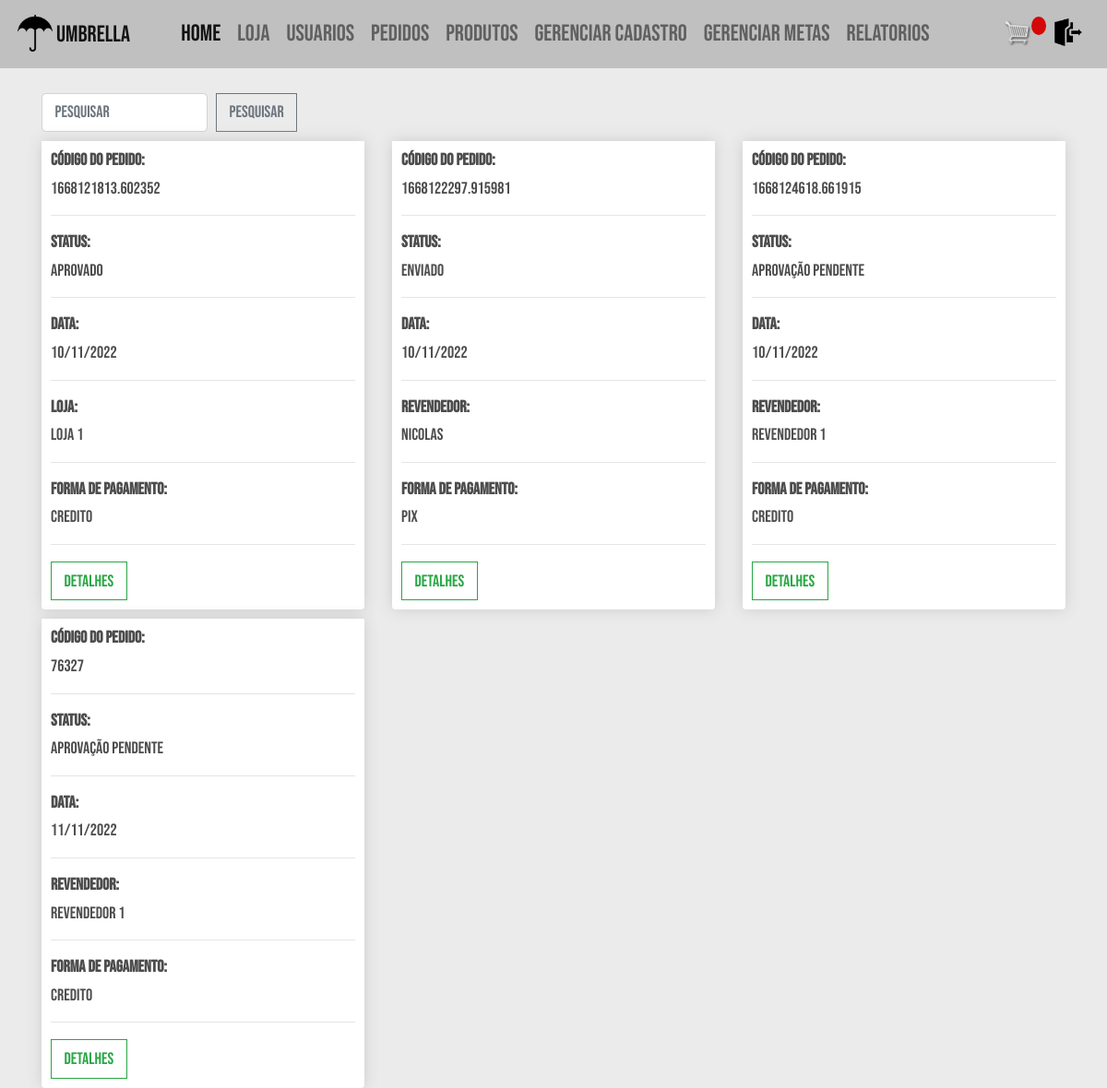
/pedidos/ (signed in), run on an earlier commit of the app's database.
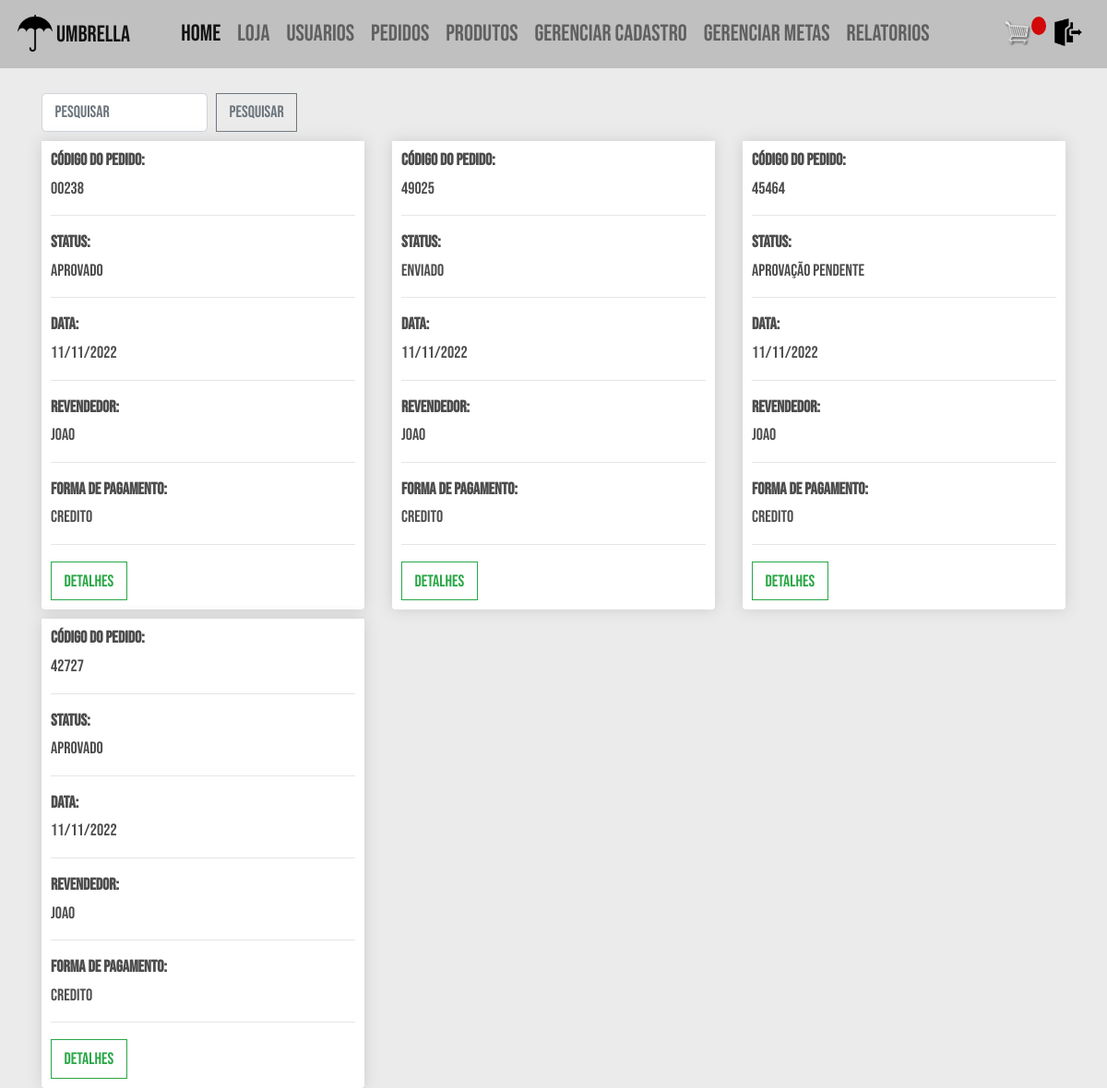
And on a later commit of the database.
### vendas/models.py (models this page shows, shortened)
class Pedido(models.Model):
    cod_pedido = models.CharField(
        _("código do pedido"), max_length=100, null=True)
    APROV_PEND = "aprovacao_pendente"
    APROVADO = "aprovado"
    ENVIADO = "enviado"
    FINALIZADO = "finalizado"
    opcoes_status = [
        (APROV_PEND, "Aprovação pendente"),
        (APROVADO, "Aprovado"),
        (ENVIADO, "Enviado"),
        (FINALIZADO, "Finalizado"),
    ]
    status = models.CharField(choices=opcoes_status,
                              max_length=50, null=True, blank=True)
    completo = models.BooleanField(default=False)
    data = models.DateTimeField(
        _("data do pedido"), default=timezone.now, null=True, blank=True)
    subtotal = models.FloatField(
        _("valor pré-desconto do pedido"), null=True, blank=True)
    total = models.FloatField(
        _("valor total do pedido"), null=True, blank=True)
    CREDITO = "credito"
    DEBITO = "debito"
    PIX = "pix"
    BOLETO = "boleto"
    opcoes_pagamento = [
        (CREDITO, "Credito"),
        (DEBITO, "Debito"),
        (PIX, "Pix"),
        (BOLETO, "Boleto"),
    ]
    metodo_de_pagamento = models.CharField(
        choices=opcoes_pagamento, max_length=200, null=True, blank=True)
    franquia = models.ForeignKey(Franquia, verbose_name=_(
        "franquia"), on_delete=models.SET_NULL, null=True, blank=True)
    loja = models.ForeignKey(Loja, verbose_name=_(
        "loja"), on_delete=models.SET_NULL, null=True, blank=True)
    revendedor = models.ForeignKey(Revendedor, verbose_name=_(
        "revendedor"), on_delete=models.SET_NULL, null=True, blank=True)

class Loja(models.Model):
    user = models.OneToOneField(User, on_delete=models.CASCADE)
    razaosocial = models.CharField(
        _("razão social"), max_length=150, blank=True)
    cnpj = models.IntegerField(_("cnpj"), unique=True, blank=True)
    endereco = models.CharField(_("endereço"), max_length=200, blank=True)
    franquia = models.ForeignKey(Franquia, verbose_name=_(
        "franquia"), on_delete=models.SET_NULL, null=True, blank=True)
    def __str__(self):
        return self.razaosocial

class Revendedor(models.Model):
    user = models.OneToOneField(
        User, on_delete=models.CASCADE)
    nome = models.CharField(_("Nome"), max_length=100, blank=True)
    cpf = models.IntegerField(_("Cpf"), blank=True)
    telefone = models.CharField(_("Telefone"), max_length=15, blank=True)
    cep = models.CharField(_("CEP"), max_length=15, blank=True)
    endereco = models.CharField(_("Endereço"), max_length=200, blank=True)
    datanasc = models.DateField(
        _("Data de nascimento"), auto_now=False, auto_now_add=False, blank=True)
    supervisor = models.ForeignKey(Supervisor, verbose_name=_(
        "supervisor"), on_delete=models.SET_NULL, null=True, blank=True)
    """ data_ingressao = models.DateTimeField(
        _("Data de ingressão"), auto_now_add=True, blank=True) """
    meta = models.ForeignKey(
        Meta, on_delete=models.SET_NULL, null=True, blank=True)
    is_aprovado = models.BooleanField(_('Aprovado'), default=False)
    class Meta:
        verbose_name = "Revendedor"
        verbose_name_plural = "Revendedores"
    def __str__(self):
        return self.nome

### vendas/views.py (the view)
# urls.py: path('pedidos/', views.lista_pedidos, name='pedidos'),
@login_required
@user_passes_test(supervisor_franquia_check)
def lista_pedidos(request):
    pedidos = Pedido.objects.all().exclude(completo=False)
    return render(request, "vendas/pedidos.html", {'pedidos': pedidos})

### users/models.py (called while the page is built)
    def __str__(self):
        return self.email

### vendas/views.py (called while the page is built)
def supervisor_franquia_check(user):
    if user.type == 'SUPERVISOR' or user.type == 'FRANQUIA':
        return True
    else:
        return False

### vendas/templates/vendas/pedidos.html
{% extends 'vendas/base.html' %}
{% load static %}
{% block content %}
	  <form class="form-inline" action="{% url 'pesquisa_pedidos' %}" method="get">
		<input class="form-control mr-sm-2" name="q" type="search" placeholder="Pesquisar" aria-label="Pesquisar">
		<button class="btn btn-outline-secondary my-2 my-sm-0" type="submit">Pesquisar</button>
  	</form>
	<div class="row">
		{% if not pedidos %}
		<h2><strong>Nenhum pedido encontrado</strong></h2>
		{% else %}
			{% for pedido in pedidos %}
				<div class="col-lg-4">
					<div class="box-element product">
						<h6><strong>Código do Pedido:</strong></h6>
						<h6>{{pedido.cod_pedido}}</h6>
						<hr>
						<h6><strong>Status:</strong></h6>
						<h6>{{pedido.get_status_display}}</h6>
						<hr>
						<h6><strong>Data:</strong></h6>
						<h6>{{pedido.data|date:"d/m/Y" }}</h6>
						<hr>
						{% if pedido.revendedor %}
							<h6><strong>Revendedor:</strong></h6>
							<h6>{{pedido.revendedor}}</h6>
							<hr>
						{% elif pedido.loja %}
							<h6><strong>Loja:</strong></h6>
							<h6>{{pedido.loja}}</h6>
							<hr>
						{% endif %}
						<h6><strong>Forma de pagamento:</strong></h6>
						<h6>{{pedido.metodo_de_pagamento}}</h6>
						<hr>
						<a class="btn btn-outline-success" href="{% url 'detalhe_pedido' pedido.id %}">Detalhes</a>
					</div>
				</div>
			{% endfor %}
		{% endif %}
	</div>
{% endblock content %}

What changed in the data, as far as the page shows it:
removed Pedido: cod_pedido "1668121813.602352", status "Aprovado", data "10/11/2022", loja "loja 1", metodo_de_pagamento "credito"
removed Pedido: cod_pedido "1668122297.915981", status "Enviado", data "10/11/2022", revendedor "Nicolas", metodo_de_pagamento "pix"
removed Pedido: cod_pedido "1668124618.661915", status "Aprovação pendente", data "10/11/2022", revendedor "revendedor 1", metodo_de_pagamento "credito"
removed Pedido: cod_pedido "76327", status "Aprovação pendente", data "11/11/2022", revendedor "revendedor 1", metodo_de_pagamento "credito"
added Pedido: cod_pedido "00238", status "Aprovado", data "11/11/2022", revendedor "joao", metodo_de_pagamento "credito"
added Pedido: cod_pedido "49025", status "Enviado", data "11/11/2022", revendedor "joao", metodo_de_pagamento "credito"
added Pedido: cod_pedido "45464", status "Aprovação pendente", data "11/11/2022", revendedor "joao", metodo_de_pagamento "credito"
added Pedido: cod_pedido "42727", status "Aprovado", data "11/11/2022", revendedor "joao", metodo_de_pagamento "credito"
